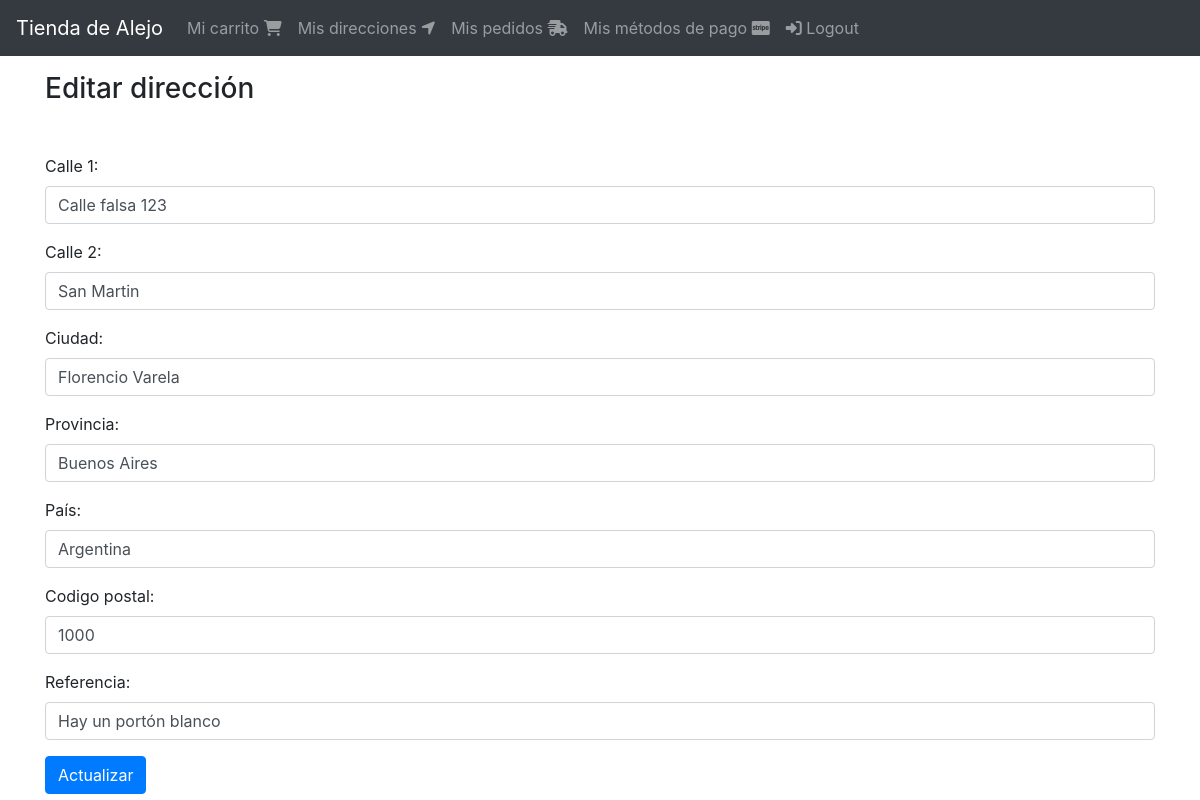
The page /direcciones/editar/7 (signed in) on the database its author committed.
### shipping_addresses/models.py (models this page shows, shortened)
class ShippingAddress(models.Model):
    user = models.ForeignKey(User, null=False, blank=False, on_delete=models.CASCADE)
    line1 = models.CharField(max_length=200)
    line2 = models.CharField(max_length=200, blank=True)
    city = models.CharField(max_length=100)
    state = models.CharField(max_length=100)
    country = models.CharField(max_length=50)
    reference = models.CharField(max_length=300, blank=True)
    postal_code = models.CharField(max_length=10, null=False, blank=False)
    default = models.BooleanField(default=False)
    created_at = models.DateTimeField(auto_now_add=True)

### shipping_addresses/views.py (the view, shortened to what this page needs)
# urls.py: path("editar/<int:pk>", views.ShippingAddressUpdateView.as_view(), name="update"),
class ShippingAddressUpdateView(LoginRequiredMixin, SuccessMessageMixin , UpdateView):
    login_url = "login"
    model = ShippingAddress
    form_class = ShippingAddressForm
    template_name = "shipping_addresses/update.html"
    success_message = "Dirección actualizada exitosamente"
    def dispatch(self, request, *args, **kwargs):
        if request.user.id != self.get_object().user_id:
            return redirect ("carts:cart")
        return super (ShippingAddressUpdateView, self).dispatch(request, *args, **kwargs)

### shipping_addresses/templates/shipping_addresses/update.html (shortened to what this page needs)
{% extends "base.html" %}
{% block content %}
    <div class="col">
        <div class="h3">
            Editar dirección
        </div>
        <div class="">
            {% include "shipping_addresses/snippets/form.html" with message="Actualizar" %}
{% endblock  %}

### shipping_addresses/templates/shipping_addresses/snippets/form.html (shortened to what this page needs)
    <form method="post">
        {% for field in form %}
            <div class="form-group">
                {{ field.label_tag }}
                {{ field }}
            </div>
        {% endfor %}
        <button type="submit" class="btn btn-primary">{{ message }}</button>
    </form>
    </body>
    </html>

### rows shown on the page
ShippingAddress: form "Calle falsa 123" "San Martin" "Florencio Varela" "Buenos Aires" "Argentina" "1000" "Hay un portón blanco"

### other values the page prints
{{ field.label_tag }} "Calle 1:" "Calle 2:" "Ciudad:" "Provincia:" "País:" "Codigo postal:" "Referencia:"
{{ message }} "Actualizar"
